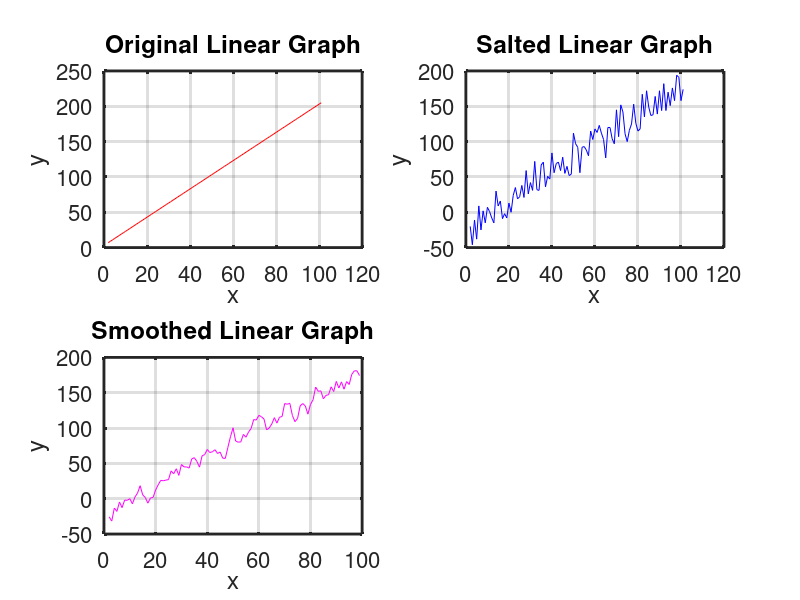

Here is the MATLAB script that generated this plot:
## Author: Cody Kimmins
## Created: 2022-11-27

## Function to generate x and y values and plot them for original linear graph
## and then calls the saltData function.

function plotter()
  x = []
  y = []

  for i = 1:100
    newElem = i + 1
    x = [x newElem]
  endfor

  disp(x)

  for i = 1:length(x)
    newElem = (2*(i) + 5)
    y = [y newElem]
  endfor

  subplot(2,2,1)
  plot(x,y,"r");
  title("Original Linear Graph")
  hold on
  disp(x)
  disp(y)
  xlabel('x');
  ylabel('y');
  grid on
  set(gca, 'linewidth', 2, 'fontsize', 16)
  saltData(x,y)
endfunction

## Salting function that generates random integers from 1 to 15 and adds or
## subtracts every y value. The smoothData function is called at the end.

function saltData(x,y)

  counter = 1

for i = 1:length(x)
   ri = randi(15,1)
   rj = randi(50,1)
   if(mod(counter,2) == 1)
      y(i) += (ri - rj)
   else
      y(i) -= (ri + rj)
   endif
  counter++
endfor
  disp(y)
  subplot(2,2,2)
  plot(x,y,"b");
  title("Salted Linear Graph")
  xlabel('x');
  ylabel('y');
  grid on
  set(gca, 'linewidth', 2, 'fontsize', 16)
  smoothData(x,y)
endfunction

## Smoothing function that computes the rolling average of 3 numbers then adds
## it to the yVal list and plots the data.

function smoothData(x,y)

  s = []
  for i = 1:length(x) - 2
    newVal = (y(i) + y(i + 1) + y(i + 2))/3
    s = [s newVal]
  endfor

  x(end) = [];
  x(end) = [];
  disp(s)
  subplot(2,2,3)
  plot(x,s,"m")
  title("Smoothed Linear Graph")
  xlabel('x');
  ylabel('y');
  grid on
  set(gca, 'linewidth', 2, 'fontsize', 16)
endfunction
